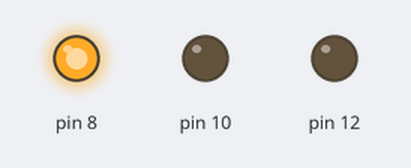
Simulated run of this sketch. Board: Arduino Uno, built with avr-gcc and run on an emulated ATmega328P. Parts: output pins drawn as LEDs (lit = HIGH).

Above: at 4.0 s.
At 9.0 s:
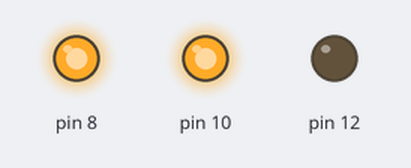
At 12.5 s:
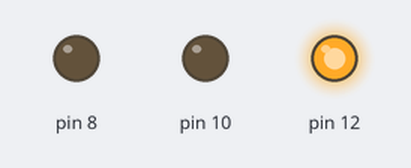
Timing chart, 0 to 19.5 s (numbered marks = the images above):
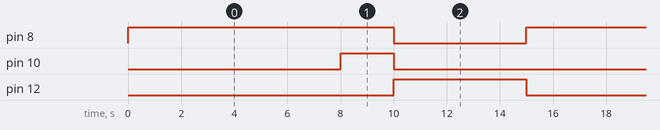

Measured:
- by itself, pin 8: alternates HIGH for 10.0 s and LOW for 5.0 s
- by itself, pin 10: alternates HIGH for 2.0 s and LOW for 13.0 s
- by itself, pin 12: alternates HIGH for 5.0 s and LOW for 10.0 s

The sketch:

sketch_apr29a.ino
```cpp
void setup() {
  pinMode(8, OUTPUT);
  pinMode(10, OUTPUT);
  pinMode(12, OUTPUT);
}

void loop() {
  digitalWrite(8, HIGH);
  digitalWrite(10, LOW);
  digitalWrite(12, LOW);
  delay(8000);
  digitalWrite(8, HIGH); // Sarıyı söndür
  digitalWrite(10, HIGH);
  digitalWrite(12, LOW);
  delay(2000);
  digitalWrite(8, LOW); // Yeşili söndür
  digitalWrite(10, LOW);
  digitalWrite(12,HIGH);
  delay(5000);
}
```
